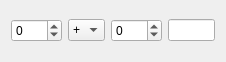
<?xml version="1.0" encoding="UTF-8"?>
<ui version="4.0">
 <class>CalculateWidget</class>
 <widget class="QWidget" name="CalculateWidget">
  <property name="geometry">
   <rect>
    <x>0</x>
    <y>0</y>
    <width>226</width>
    <height>62</height>
   </rect>
  </property>
  <property name="windowTitle">
   <string>Form</string>
  </property>
  <layout class="QVBoxLayout" name="verticalLayout">
   <item>
    <layout class="QHBoxLayout" name="horizontalLayout">
     <item>
      <widget class="QSpinBox" name="leftArg">
       <property name="minimum">
        <number>-255</number>
       </property>
       <property name="maximum">
        <number>255</number>
       </property>
      </widget>
     </item>
     <item>
      <widget class="QComboBox" name="operation">
       <item>
        <property name="text">
         <string>+</string>
        </property>
       </item>
       <item>
        <property name="text">
         <string>-</string>
        </property>
       </item>
       <item>
        <property name="text">
         <string>*</string>
        </property>
       </item>
       <item>
        <property name="text">
         <string>/</string>
        </property>
       </item>
      </widget>
     </item>
     <item>
      <widget class="QSpinBox" name="rightArg">
       <property name="minimum">
        <number>-255</number>
       </property>
       <property name="maximum">
        <number>255</number>
       </property>
      </widget>
     </item>
     <item>
      <widget class="QLineEdit" name="resultLine">
       <property name="readOnly">
        <bool>true</bool>
       </property>
      </widget>
     </item>
    </layout>
   </item>
  </layout>
 </widget>
 <resources/>
 <connections/>
 <slots>
  <slot>changeParams()</slot>
 </slots>
</ui>
